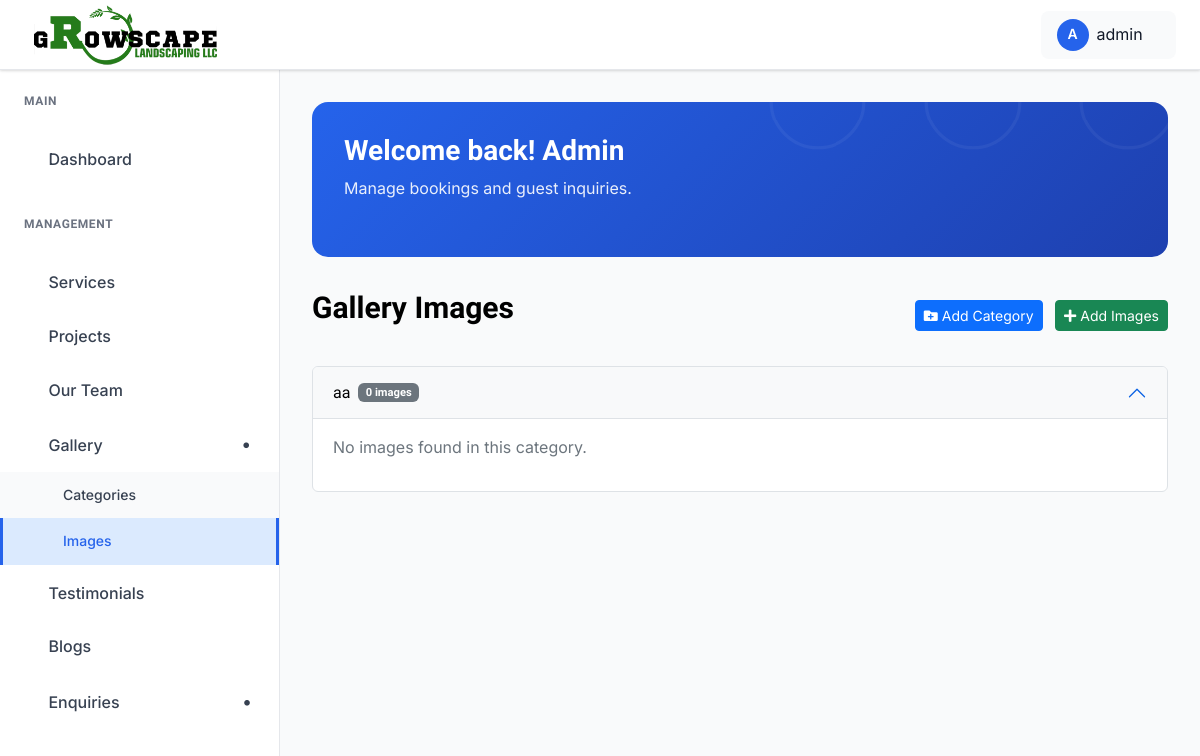
Before: /dashboard/gallery/ (signed in) with the older database file.
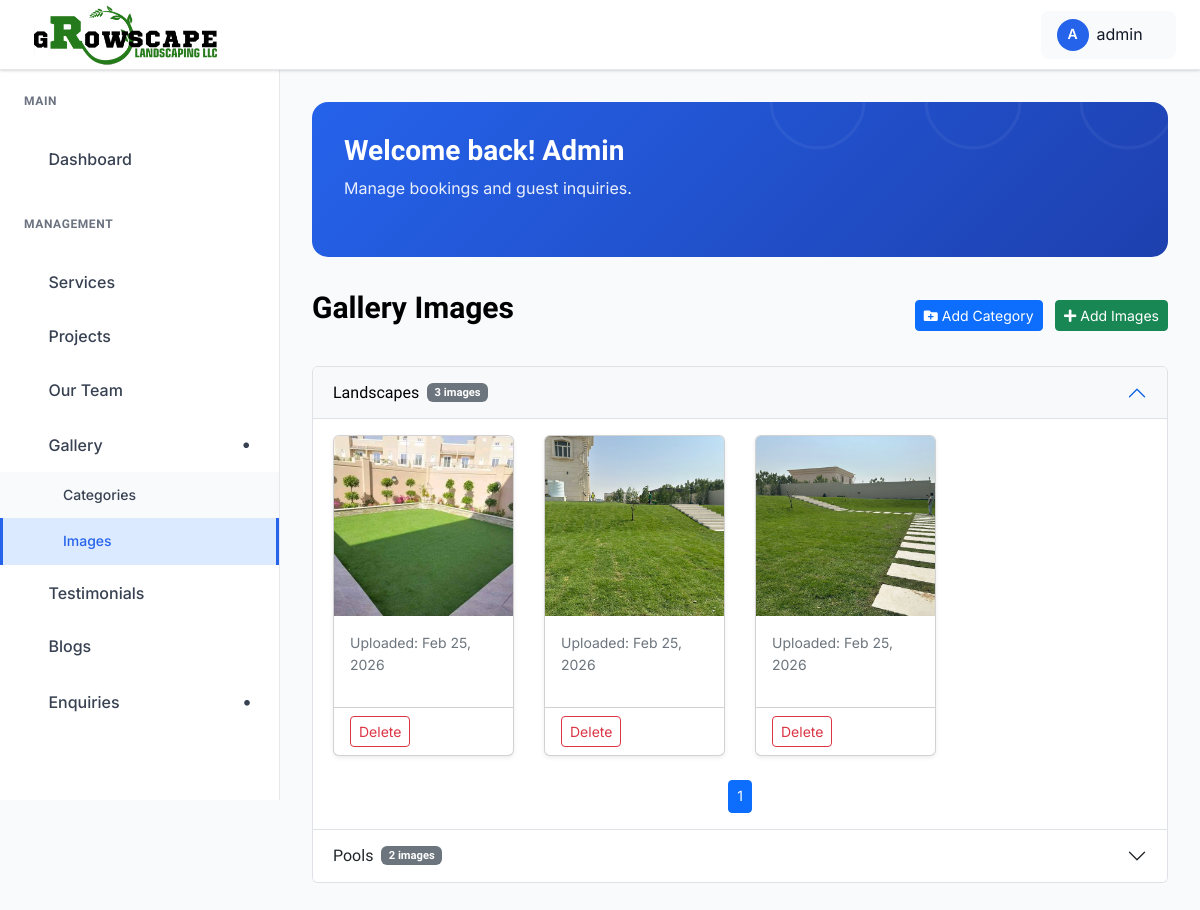
After: the same page with the newer database file.
### growscape_app/models.py (models this page shows, shortened)
class Category(models.Model):
    name = models.CharField(max_length=100, unique=True)
    created_at = models.DateTimeField(auto_now_add=True)
    class Meta:
        verbose_name_plural = "Categories"

class GalleryImage(models.Model):
    category = models.ForeignKey(
        Category, on_delete=models.CASCADE, related_name="images"
    )
    title = models.CharField(max_length=150, blank=True, null=True)
    image = models.ImageField(upload_to="gallery/")
    uploaded_at = models.DateTimeField(auto_now_add=True)

### growscape_app/views.py (the view)
# urls.py: path("dashboard/gallery/", views.gallery_images, name="list_image"),
@login_required(login_url="admin_login")
def gallery_images(request):
    categories = Category.objects.all().prefetch_related("images")
    category_pages = {}
    for category in categories:
        images_qs = category.images.all().order_by("-uploaded_at")
        paginator = Paginator(images_qs, 8)
        page_number = request.GET.get(f"page_{category.id}", 1)
        try:
            page_obj = paginator.page(page_number)
        except PageNotAnInteger:
            page_obj = paginator.page(1)
        except EmptyPage:
            page_obj = paginator.page(paginator.num_pages)
        category_pages[category.id] = page_obj
    return render(
        request, "admin_pages/image_list.html",
        {"categories": categories, "category_pages": category_pages},
    )

### growscape_app/context_processors.py (called while the page is built)
def nav_data(request):
    return {
        'nav_services': Service.objects.all()[:6],
        'nav_blogs': Blog.objects.all()[:4],
    }

### templates/admin_pages/image_list.html (shortened to what the changed rows need)
{% extends "admin_pages/base.html" %}
{% load static %}
{% block content %}
<div class="dashboard__form__wraper">
    <div class="accordion" id="categoriesAccordion">
        {% for category in categories %}
        <div class="accordion-item">
            <h2 class="accordion-header" id="heading{{ category.id }}">
                <button class="accordion-button {% if not forloop.first %}collapsed{% endif %}" type="button"
                        data-bs-toggle="collapse" data-bs-target="#collapse{{ category.id }}"
                        aria-expanded="{% if forloop.first %}true{% else %}false{% endif %}"
                        aria-controls="collapse{{ category.id }}">
                    {{ category.name }}
                    <span class="badge bg-secondary ms-2">{{ category.images.count }} images</span>
                </button>
            </h2>
            <div id="collapse{{ category.id }}"
                 class="accordion-collapse collapse {% if forloop.first %}show{% endif %}"
                 aria-labelledby="heading{{ category.id }}" data-bs-parent="#categoriesAccordion">
                <div class="accordion-body">
                    {% for cat_id, page_obj in category_pages.items %}
                        {% if cat_id == category.id %}
                            {% if page_obj.object_list %}
                            <div class="row">
                                {% for image in page_obj %}
                                <div class="col-md-3 col-sm-4 col-6 mb-4">
                                    <div class="card h-100 shadow-sm">
                                        <img src="{{ image.image.url }}"
                                             class="card-img-top"
                                             alt="{{ image.title|default:image.image.name }}"
                                             style="height: 180px; object-fit: cover;">
                                        <div class="card-body">
                                            <p class="text-muted small">Uploaded: {{ image.uploaded_at|date:"M d, Y" }}</p>
                                        </div>
                                        <div class="card-footer bg-transparent d-flex justify-content-between">
                                            <button class="btn btn-sm btn-outline-danger" data-bs-toggle="modal" data-bs-target="#deleteImageModal{{ image.id }}">Delete</button>
                                        </div>
                                    </div>
                                </div>
                                {% endfor %}
                            </div>
                            <nav>
                                <ul class="pagination pagination-sm justify-content-center">
                                    {% for num in page_obj.paginator.page_range %}
                                        {% if num <= page_obj.number|add:3 and num >= page_obj.number|add:-3 %}
                                            <li class="page-item {% if page_obj.number == num %}active{% endif %}">
                                                <a class="page-link" href="?page_{{ category.id }}={{ num }}">{{ num }}</a>
                                            </li>
                                        {% endif %}
                                    {% endfor %}
                                </ul>
                            </nav>
                            {% else %}
                            <p class="text-muted">No images found in this category.</p>
                            {% endif %}
                        {% endif %}
                    {% endfor %}
                </div>
            </div>
        </div>
        {% endfor %}
    </div>
</div>
{% endblock %}

Changed rows visible on the page:
removed Category: name "aa", images.count "0"
added Category: name "Landscapes", images.count "3", page_range "1"
added GalleryImage: image (picture), uploaded_at "Feb 25, 2026"
added GalleryImage: image (picture), uploaded_at "Feb 25, 2026"
added GalleryImage: image (picture), uploaded_at "Feb 25, 2026"
added Category: name "Pools", images.count "2"
